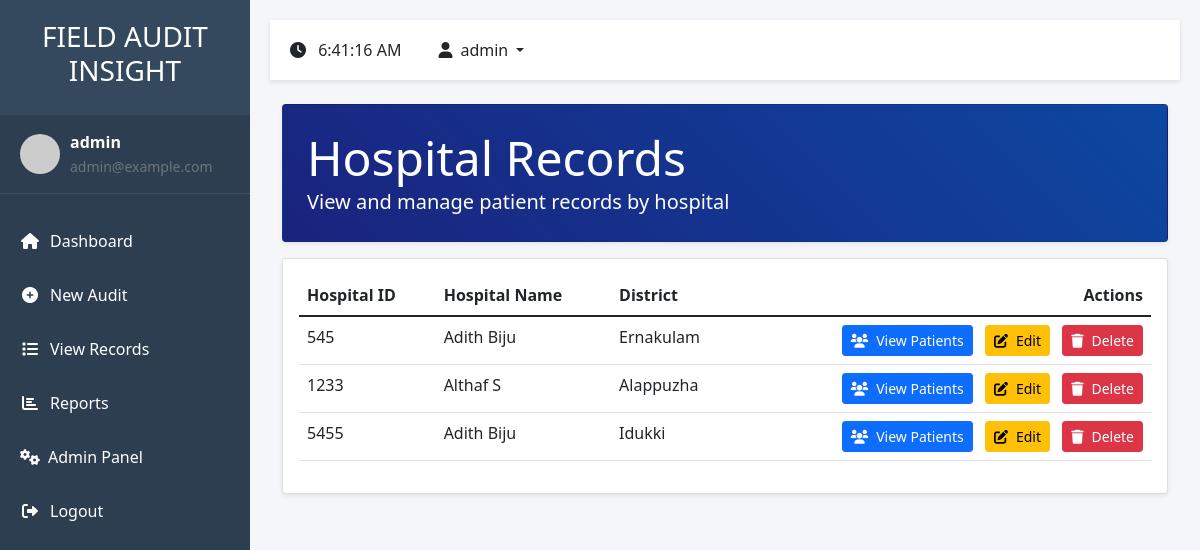
Screenshot of /audit/hospitals/ (signed in) with the database file from the repository.
### audit/models.py (models this page shows, shortened)
class FieldAudit(models.Model):
    STATUS_CHOICES = [
        ('Pending', 'Pending'),
        ('In Progress', 'In Progress'),
        ('Completed', 'Completed'),
    ]
    EHCP_TYPES = [
        ('Public', 'Public'),
        ('Private', 'Private'),
    ]
    district = models.ForeignKey(District, on_delete=models.PROTECT)
    hospital_id = models.CharField(max_length=50)
    ehcp_name = models.CharField(max_length=200)
    ehcp_type = models.CharField(max_length=10, choices=EHCP_TYPES)
    auditor_name = models.CharField(max_length=100)
    designation = models.CharField(max_length=100)
    visit_date = models.DateField()
    visit_time = models.TimeField()
    current_location = models.CharField(max_length=200)
    latitude = models.DecimalField(max_digits=9, decimal_places=6, null=True, blank=True)
    longitude = models.DecimalField(max_digits=9, decimal_places=6, null=True, blank=True)
    ekgp_patients = models.IntegerField(default=0)
    pmjay_patients = models.IntegerField(default=0)
    beneficiaries = models.IntegerField(default=0)
    findings_type = models.CharField(
        max_length=50,
        choices=[
            ('audit_findings', 'AUDIT FINDINGS'),
            ('hnqa_related', 'HNQA RELATED'),
            ('other_fraudulent_activities', 'ANY OTHER FRAUDULENT ACTIVITIES')
        ],
        null=True,
        blank=True,
        default=None
    )
    audit_findings_value = models.CharField(max_length=3, choices=[('Yes', 'Yes'), ('No', 'No')], null=True, blank=True)
    finding_type = models.CharField(max_length=50, null=True, blank=True)
    abuse_type = models.CharField(max_length=50, null=True, blank=True)
    oope_type = models.CharField(max_length=50, null=True, blank=True)
    hnqa_value = models.CharField(max_length=3, choices=[('Yes', 'Yes'), ('No', 'No')], null=True, blank=True)
    hnqa_type = models.CharField(max_length=50, null=True, blank=True)
    infrastructure_type = models.CharField(max_length=50, null=True, blank=True)
    hr_type = models.CharField(max_length=50, null=True, blank=True)
    services_type = models.CharField(max_length=50, null=True, blank=True)
    fraudulent_value = models.CharField(max_length=3, choices=[('Yes', 'Yes'), ('No', 'No')], null=True, blank=True)
    fraudulent_type = models.CharField(max_length=100, null=True, blank=True)
    signature = models.TextField(null=True, blank=True)  # Store base64 signature data
    photos = models.JSONField(null=True, blank=True)  # Store list of photo paths
    infrastructure_score = models.IntegerField(default=0)
    service_score = models.IntegerField(default=0)
    documentation_score = models.IntegerField(default=0)
    feedback_score = models.IntegerField(default=0)
    status = models.CharField(max_length=20, choices=STATUS_CHOICES, default='Pending')
    observations = models.TextField(blank=True)
    recommendations = models.TextField(blank=True)
    created_at = models.DateTimeField(auto_now_add=True)
    updated_at = models.DateTimeField(auto_now=True)
    class Meta:
        ordering = ['-visit_date', 'ehcp_name']

### audit/views.py (the view)
# urls.py: path('audit/hospitals/', views.hospital_records, name='hospital_records'),
@login_required
def hospital_records(request):
    hospitals = FieldAudit.objects.values('hospital_id', 'ehcp_name', 'district__name').distinct()
    context = {
        'hospitals': hospitals,
    }
    return render(request, 'audit/hospital_records.html', context)

### audit/templates/audit/hospital_records.html (shortened to what this page needs)
{% extends 'audit/base.html' %}
{% load static %}
{% block content %}
<div class="container-fluid">
    <div class="card bg-gradient-primary text-white mb-3">
        <div class="card-body p-4">
            <div class="d-flex justify-content-between align-items-center">
                <div>
                    <h1 class="display-5 mb-0">Hospital Records</h1>
                    <p class="lead mb-0">View and manage patient records by hospital</p>
                </div>
            </div>
        </div>
    </div>
    <div class="card">
        <div class="card-body">
            <div class="table-responsive">
                <table class="table table-hover">
                    <thead>
                        <tr>
                            <th>Hospital ID</th>
                            <th>Hospital Name</th>
                            <th>District</th>
                            <th class="text-end">Actions</th>
                        </tr>
                    </thead>
                    <tbody>
                        {% for hospital in hospitals %}
                        <tr>
                            <td>{{ hospital.hospital_id }}</td>
                            <td>{{ hospital.ehcp_name }}</td>
                            <td>{{ hospital.district__name }}</td>
                            <td class="text-end">
                                <a href="{% url 'hospital_patients' hospital_id=hospital.hospital_id %}"
                                   class="btn btn-primary btn-sm">
                                    <i class="fas fa-users me-2"></i>View Patients
                                </a>
                                <button onclick="editRecord('{{ hospital.hospital_id }}')"
                                        class="btn btn-warning btn-sm ms-2">
                                    <i class="fas fa-edit me-2"></i>Edit
                                </button>
                                <button onclick="deleteRecord('{{ hospital.hospital_id }}')"
                                        class="btn btn-danger btn-sm ms-2">
                                    <i class="fas fa-trash me-2"></i>Delete
                                </button>
                            </td>
                        </tr>
                        {% empty %}
                        <tr>
                            <td colspan="4" class="text-center py-4">
                                <p class="text-muted mb-0">No hospitals found</p>
                            </td>
                        </tr>
                        {% endfor %}
                    </tbody>
                </table>
            </div>
        </div>
    </div>
</div>
{% endblock %}

### audit/templates/audit/base.html (shortened to what this page needs)
<!DOCTYPE html>
<html lang="en">
<head>
    <link href="https://cdn.jsdelivr.net/npm/bootstrap@5.1.3/dist/css/bootstrap.min.css" rel="stylesheet">
    <link href="https://cdnjs.cloudflare.com/ajax/libs/font-awesome/6.0.0/css/all.min.css" rel="stylesheet">
</head>
<body>
    <nav id="sidebar">
        <div class="sidebar-header">
            <h3>FIELD AUDIT INSIGHT</h3>
        </div>
        {% if user.is_authenticated %}
        <div class="user-profile">
            <img src="https://ui-avatars.com/api/?name={{ user.username }}&background=random" alt="Profile">
            <div>
                <div class="fw-bold">{{ user.username }}</div>
                <small class="text-muted">{{ user.email }}</small>
            </div>
        </div>
        {% endif %}
        <ul class="list-unstyled components">
            <li class="{% if request.path == '/' %}active{% endif %}">
                <a href="{% url 'home' %}">
                    <i class="fas fa-home"></i>Dashboard
                </a>
            </li>
            {% if user.is_authenticated %}
            <li class="{% if 'audit/new' in request.path %}active{% endif %}">
                <a href="{% url 'audit_form' %}">
                    <i class="fas fa-plus-circle"></i>New Audit
                </a>
            </li>
            <li class="{% if 'records' in request.path %}active{% endif %}">
                <a href="{% url 'view_records' %}">
                    <i class="fas fa-list"></i>View Records
                </a>
            </li>
            <li class="{% if 'report' in request.path %}active{% endif %}">
                <a href="{% url 'report' %}">
                    <i class="fas fa-chart-bar"></i>Reports
                </a>
            </li>
            {% if user.is_superuser %}
            <li class="nav-item">
                <a class="nav-link" href="{% url 'admin_panel' %}">
                    <i class="fas fa-cogs me-2"></i>Admin Panel
                </a>
            </li>
            {% endif %}
            <li>
                <a href="{% url 'logout' %}">
                    <i class="fas fa-sign-out-alt"></i>Logout
                </a>
            </li>
            {% else %}
            <li class="{% if 'login' in request.path %}active{% endif %}">
                <a href="{% url 'login' %}">
                    <i class="fas fa-sign-in-alt"></i>Login
                </a>
            </li>
            {% endif %}
        </ul>
    </nav>
    <div id="content">
        <div class="top-header mb-4">
            <div class="d-flex align-items-center">
                <div class="me-3">
                    <i class="fas fa-clock me-2"></i>
                    <span id="currentTime"></span>
                </div>
                {% if user.is_authenticated %}
                <div class="dropdown">
                    <button class="btn btn-custom dropdown-toggle" type="button" id="userDropdown" data-bs-toggle="dropdown">
                        <i class="fas fa-user me-2"></i>{{ user.username }}
                    </button>
                </div>
                {% endif %}
            </div>
        </div>
        <div class="fade-in">
            {% block content %}{% endblock %}
        </div>
    </div>
</body>
</html>

### audit/templates/audit/base.html (style rules this page uses)
:root { --sidebar-width: 250px; --header-height: 60px; --primary-color: #2c3e50; --secondary-color: #34495e; --accent-color: #3498db; }
body { font-family: 'Segoe UI', Tahoma, Geneva, Verdana, sans-serif; background-color: #f5f6fa; overflow-x: hidden; }
#sidebar { position: fixed; width: var(--sidebar-width); height: 100vh; background: var(--primary-color); color: white; transition: all 0.3s; z-index: 1000; }
#sidebar .sidebar-header { padding: 20px; background: var(--secondary-color); text-align: center; }
#sidebar ul.components { padding: 20px 0; }
#sidebar ul li a { padding: 15px 20px; display: block; color: white; text-decoration: none; transition: all 0.3s; }
#sidebar ul li a i { margin-right: 10px; width: 20px; text-align: center; }
#content { margin-left: var(--sidebar-width); padding: 20px; min-height: 100vh; transition: all 0.3s; }
.top-header { height: var(--header-height); background: white; box-shadow: 0 2px 5px rgba(0,0,0,0.1); padding: 0 20px; display: flex; align-items: center; justify-content: space-between; position: sticky; top: 0; z-index: 900; }
.btn-custom { padding: 10px 20px; border-radius: 5px; font-weight: 500; transition: all 0.3s; }
.user-profile { display: flex; align-items: center; padding: 15px 20px; border-bottom: 1px solid rgba(255,255,255,0.1); }
.user-profile img { width: 40px; height: 40px; border-radius: 50%; margin-right: 10px; }
.fade-in { animation: fadeIn 0.5s ease-in; }

### audit/templates/audit/hospital_records.html (style rules this page uses)
.bg-gradient-primary { background: linear-gradient(45deg, #1a237e, #0d47a1); }
.card { box-shadow: 0 0.125rem 0.25rem rgba(0, 0, 0, 0.075); margin-bottom: 1.5rem; }

### rows the page displays
FieldAudit: hospital_id "545", ehcp_name "Adith Biju", district__name "Ernakulam"
FieldAudit: hospital_id "1233", ehcp_name "Althaf S", district__name "Alappuzha"
FieldAudit: hospital_id "5455", ehcp_name "Adith Biju", district__name "Idukki"

### other values shown
{{ user.username }} "admin"
{{ user.email }} "admin@example.com"
